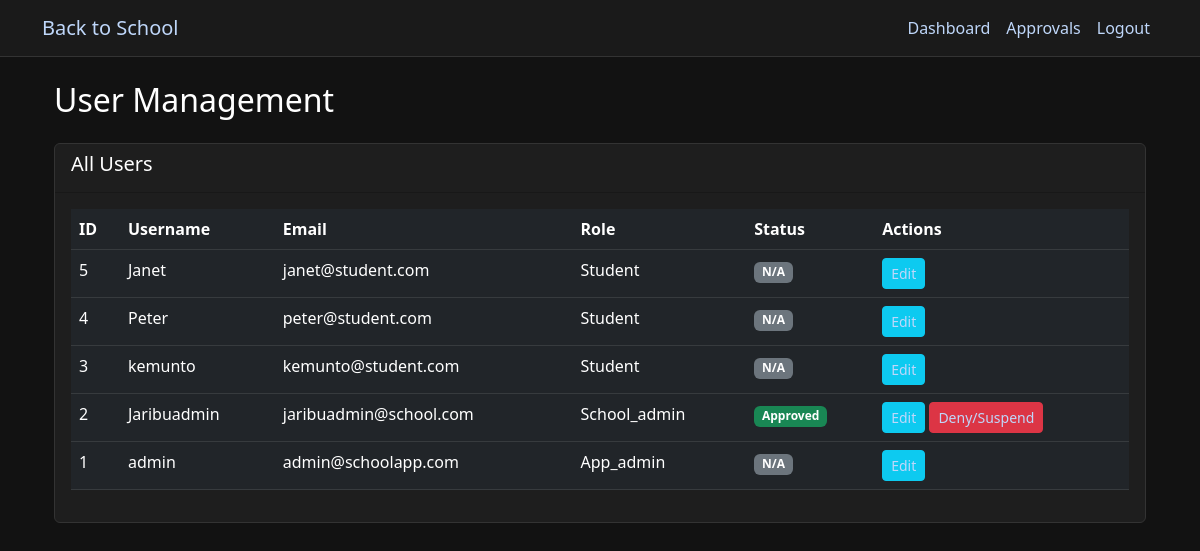
The app's page /admin/users (signed in) with its own data.
### run.py (models this page shows, shortened)
class User(db.Model):
    id = db.Column(db.Integer, primary_key=True)
    username = db.Column(db.String(80), unique=True, nullable=False)
    email = db.Column(db.String(120), unique=True, nullable=False)
    password_hash = db.Column(db.String(128))
    role = db.Column(db.String(20))  # app_admin, parent, student, school_admin, retailer, donor
    is_approved = db.Column(db.Boolean, default=False)
    created_at = db.Column(db.DateTime, default=datetime.utcnow)
    school_id = db.Column(db.Integer, db.ForeignKey('school.id'))
    school = db.relationship('School', backref='users', uselist=False)

### run.py (the view)
@app.route('/admin/users')
@role_required(['app_admin'])
def admin_users():
    users = User.query.order_by(User.created_at.desc()).all()
    return render_template('admin/users.html', users=users)

### run.py (called while the page is built)
def role_required(roles):
    def decorator(f):
        @wraps(f)
        def decorated_function(*args, **kwargs):
            if 'user_id' not in session:
                flash('Please log in to access this page', 'error')
                return redirect(url_for('login'))
            if session['role'] not in roles:
                flash('You do not have permission to access this page', 'error')
                return redirect(url_for('dashboard'))
            return f(*args, **kwargs)
        return decorated_function
    return decorator

### templates/admin/users.html
{% extends "base.html" %}
{% block content %}
<div class="container">
    <h2 class="mb-4">User Management</h2>
    <div class="card mb-4">
        <div class="card-header">
            <h5>All Users</h5>
        </div>
        <div class="card-body">
            <div class="table-responsive">
                <table class="table table-dark">
                    <thead>
                        <tr>
                            <th>ID</th>
                            <th>Username</th>
                            <th>Email</th>
                            <th>Role</th>
                            <th>Status</th>
                            <th>Actions</th>
                        </tr>
                    </thead>
                    <tbody>
                        {% for user in users %}
                        <tr>
                            <td>{{ user.id }}</td>
                            <td>{{ user.username }}</td>
                            <td>{{ user.email }}</td>
                            <td>{{ user.role|capitalize }}</td>
                            <td>
                                {% if user.role in ['retailer', 'school_admin'] %}
                                    <span class="badge bg-{{ 'success' if user.is_approved else 'warning' }}">
                                        {{ 'Approved' if user.is_approved else 'Pending' }}
                                    </span>
                                {% else %}
                                    <span class="badge bg-secondary">N/A</span>
                                {% endif %}
                            </td>
                            <td>
                                <a href="{{ url_for('admin_edit_user', user_id=user.id) }}" class="btn btn-sm btn-info">Edit</a>
                                {% if user.role in ['retailer', 'school_admin'] %}
                                    <a href="{{ url_for('set_user_status', user_id=user.id, status='approve' if not user.is_approved else 'deny') }}"
                                       class="btn btn-sm {{ 'btn-success' if not user.is_approved else 'btn-danger' }}">
                                       {{ 'Approve' if not user.is_approved else 'Deny/Suspend' }}
                                    </a>
                                {% endif %}
                            </td>
                        </tr>
                        {% endfor %}
                    </tbody>
                </table>
            </div>
        </div>
    </div>
</div>
{% endblock %}

### templates/base.html (style rules this page uses)
body { background-color: #121212; color: #ffffff; }
h1, h2, h3, h4, h5, h6, span, p { color: #ffffff !important; }
a { color:rgb(191, 215, 250) !important; }
.card { background-color: #1e1e1e; border: 1px solid #333; }
.table { color: #ffffff; }
.table-dark { background-color: #1e1e1e; }

### records on screen
User: id "5", username "Janet", email "janet@student.com", role "Student", shows "N/A"
User: id "4", username "Peter", email "peter@student.com", role "Student", shows "N/A"
User: id "3", username "kemunto", email "kemunto@student.com", role "Student", shows "N/A"
User: id "2", username "Jaribuadmin", email "jaribuadmin@school.com", role "School_admin", is_approved "Approved", is_approved "Deny/Suspend"
User: id "1", username "admin", email "admin@schoolapp.com", role "App_admin", shows "N/A"
